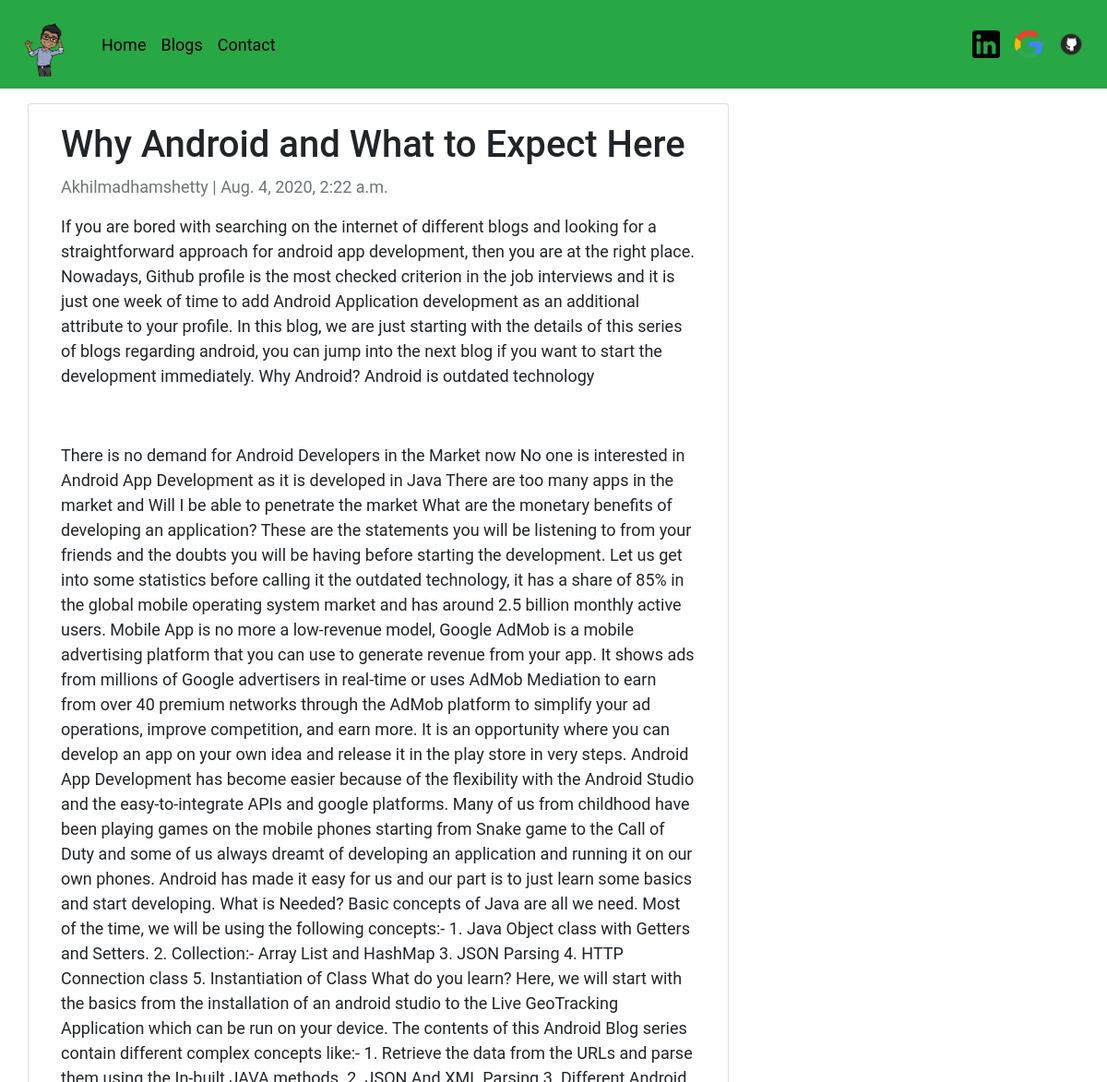
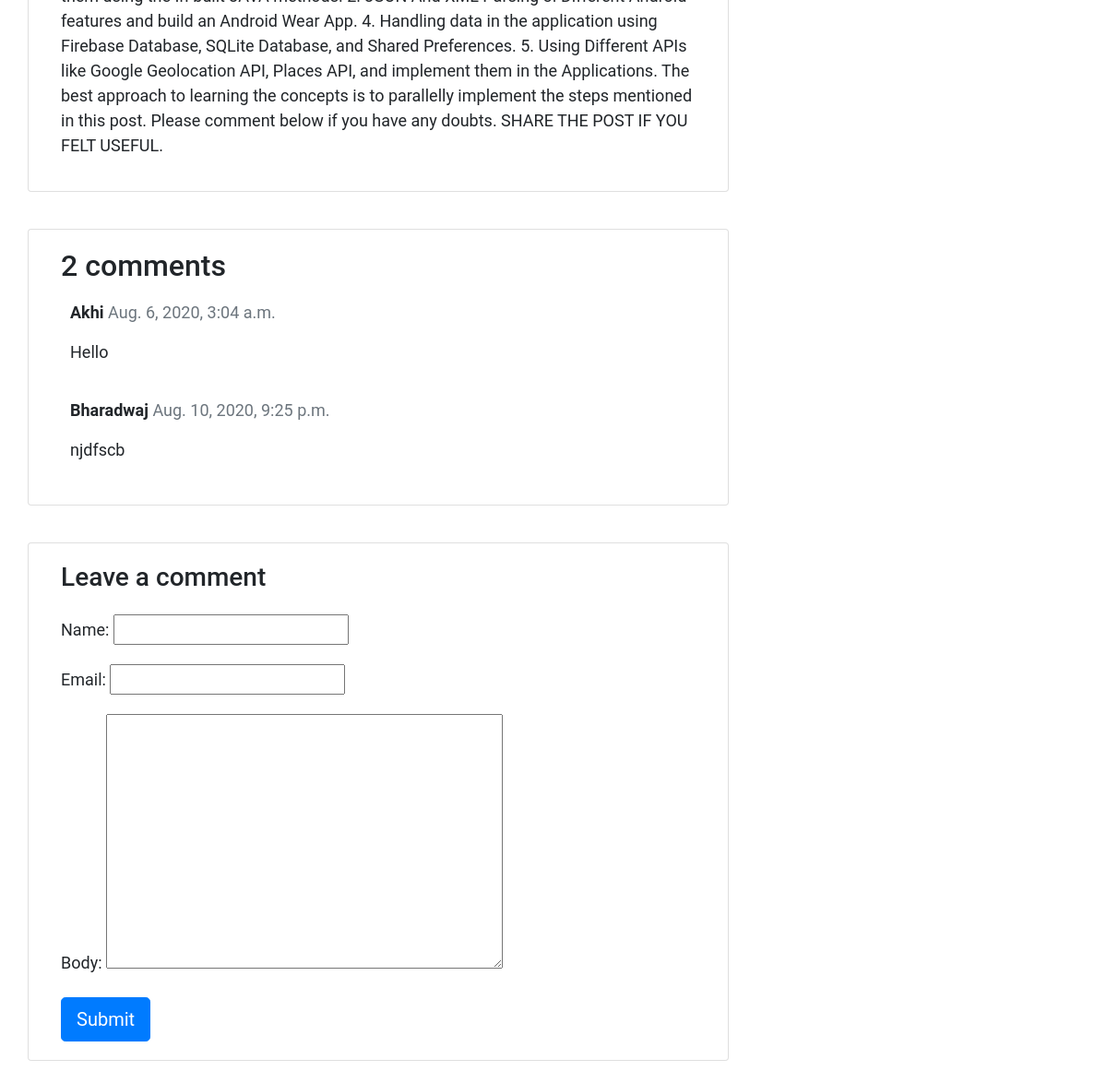
Page /why-android-and-what-expect-here/ on the committed database (2 pictures, top to bottom).
### mysite/models.py (models this page shows, shortened)
class Post(models.Model):
    title = models.CharField(max_length=200, unique=True)
    slug = models.SlugField(max_length=200, unique=True)
    author = models.ForeignKey(User, on_delete=models.CASCADE, related_name='blog_posts')
    updated_on = models.DateTimeField(auto_now=True)
    content = RichTextField(blank=True, null=True)
    created_on = models.DateTimeField(auto_now_add=True)
    status = models.IntegerField(choices=STATUS, default=0)
    category = models.TextField(choices=blog_choices, default="android")
    likes = models.ManyToManyField(User, related_name='blog_likes')
    class Meta:
        ordering = ['-created_on']

class Comment(models.Model):
    post = models.ForeignKey(Post, on_delete=models.CASCADE, related_name='comments')
    name = models.CharField(max_length=80)
    email = models.EmailField()
    body = models.TextField()
    created_on = models.DateTimeField(auto_now_add=True)
    active = models.BooleanField(default=False)
    class Meta:
        ordering = ['created_on']

### mysite/views.py (the view)
# urls.py: path('<slug:slug>/', views.post_detail, name='post_detail'),
def post_detail(request, slug):
    template_name = 'mysite/post_detail.html'
    post = get_object_or_404(Post, slug=slug)
    comments = post.comments.filter(active=True)
    new_comment = None
    if request.method == 'POST':
        comment_form = CommentForm(data=request.POST)
        if comment_form.is_valid():
            new_comment = comment_form.save(commit=False)
            new_comment.post = post
            new_comment.save()
    else:
        comment_form = CommentForm()
    return render(request, template_name, {'post': post,
                                           'comments': comments,
                                           'new_comment': new_comment,
                                           'comment_form': comment_form})

### mysite/forms.py
class CommentForm(forms.ModelForm):
    class Meta:
        model = Comment
        fields = ('name', 'email', 'body')

### mysite/templates/mysite/post_detail.html (shortened to what this page needs)
{% extends 'mysite/base.html' %} {% block content %}
<div class="container">
  <div class="row">
    <div class="col-md-8 card mb-4  mt-3 left  top">
      <div class="card-body">
        <h1>{% block title %} {{ post.title }} {% endblock title %}</h1>
        <p class=" text-muted">{{ post.author }} | {{ post.created_on }}</p>
        <p class="card-text ">{{ post.content | safe }}</p>
      </div>
    </div>
    <div class="col-md-8 card mb-4  mt-3 ">
      <div class="card-body">
        <h2>{{ comments.count }} comments</h2>
        {% for comment in comments %}
        <div class="comments" style="padding: 10px;">
          <p class="font-weight-bold">
            {{ comment.name }}
            <span class=" text-muted font-weight-normal">
              {{ comment.created_on }}
            </span>
          </p>
          {{ comment.body | linebreaks }}
        </div>
        {% endfor %}
      </div>
    </div>
    <div class="col-md-8 card mb-4  mt-3 ">
      <div class="card-body">
        {% if new_comment %}
        <div class="alert alert-success" role="alert">
          Your comment is awaiting moderation
        </div>
        {% else %}
        <h3>Leave a comment</h3>
        <form method="post" style="margin-top: 1.3em;">
          {{ comment_form.as_p }}
          <button type="submit" class="btn btn-primary  btn-lg">Submit</button>
        </form>
        {% endif %}
      </div>
    </div>
  </div>
</div>
{% endblock content %}

### mysite/templates/mysite/base.html (shortened to what this page needs)
{% load static %}
<!doctype html>
<html lang="en">
<head>
    <link rel="stylesheet" href="https://stackpath.bootstrapcdn.com/bootstrap/4.5.0/css/bootstrap.min.css"
>
</head>
<body style="font-size: 18px;font-family: Roboto,sans-serif ">
<nav class="navbar navbar-expand-lg navbar-dark bg-success ">
    <a class="navbar-brand" href="#">
        <img src="{% static 'mysite/images/bitmoji.png' %}" width="70" height="70" alt="" loading="lazy">
    </a>
    <div class="collapse navbar-collapse" id="navbarNavAltMarkup">
        <div class="navbar-nav">
            <a class="nav-item nav-link active" href="{% url 'home' %}" style="color: black">Home <span class="sr-only">(current)</span></a>
            <a class="nav-item nav-link" href="{% url 'blogs' %} " style="color: black">Blogs</a>
            <a class="nav-item nav-link" href="{% url 'contact' %}" style="color: black">Contact</a>
        </div>
    </div>
    <div class="collapse navbar-collapse" id="navbarNavAltMarkup">
        <div class="navbar-nav ml-auto" >
            <a class="nav-item nav-link social" href="https://www.linkedin.com/in/akhil-shetty-516611b5/">
                <img src="{% static 'mysite/images/linkedin.png' %}" width="30" height="30" alt="" class="social"></a>
            <a class="nav-item nav-link social" href="">
                <img src="{% static 'mysite/images/google.png' %}" width="30" height="30" alt="" class="social"></a>
            <a class="nav-item nav-link social" href="https://github.com/akhilmadhamshetty21">
                <img src="{% static 'mysite/images/github.png' %}" width="30" height="30" alt="" class="social">
            </a>
        </div>
    </div>
</nav>
{% block content %}
{% endblock %}
</body>
</html>

### rows in the picture
Post: title "Why Android and What to Expect Here", author "Akhilmadhamshetty", created_on "Aug. 4, 2020, 2:22 a.m.", content "If you are bored with searching on the internet of different blogs and looking for a straightforward approach for android app development, then you are at the right place. Nowadays, Github profile is the most checked criterion in the job interviews and it is just one week of time to add Android Application development as an additional attribute to your profile. In this blog, we are just starting with the details of this series of blogs regarding android, you can jump into the next blog if you want to start the development immediately. Why Android? Android is outdated technology There is no demand for Android Developers in the Market now No one is interested in Android App Development as it…"
Comment: name "Akhi", created_on "Aug. 6, 2020, 3:04 a.m.", body "Hello"
Comment: name "Bharadwaj", created_on "Aug. 10, 2020, 9:25 p.m.", body "njdfscb"

### other values in the picture
{{ comments.count }} "2"
